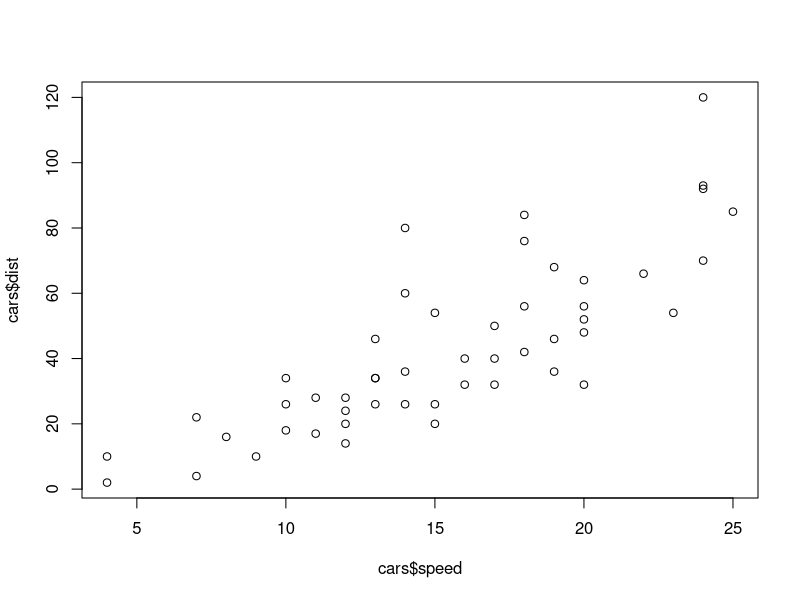
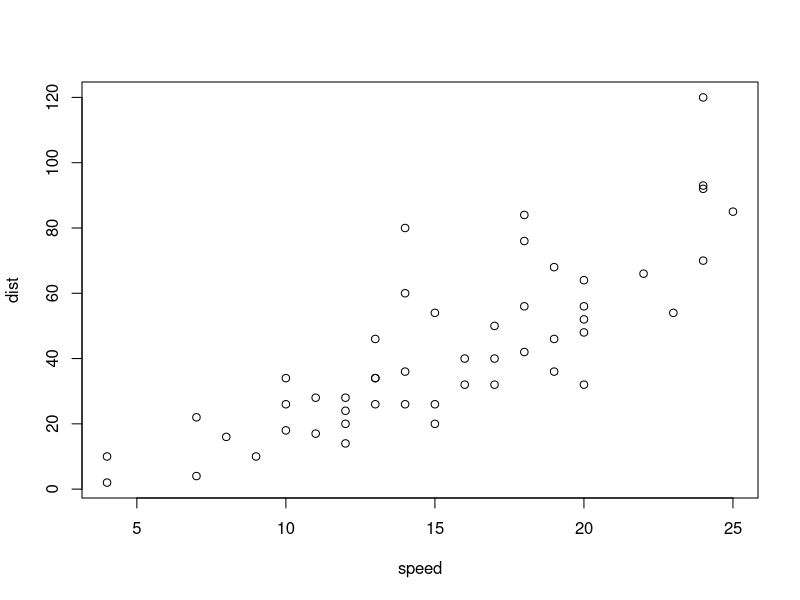

Generate these figures, in order, with R:
## ---- chunk 1
cars
print(cars)
plot(cars$speed, cars$dist)
## ---- chunk 2
plot(cars)
